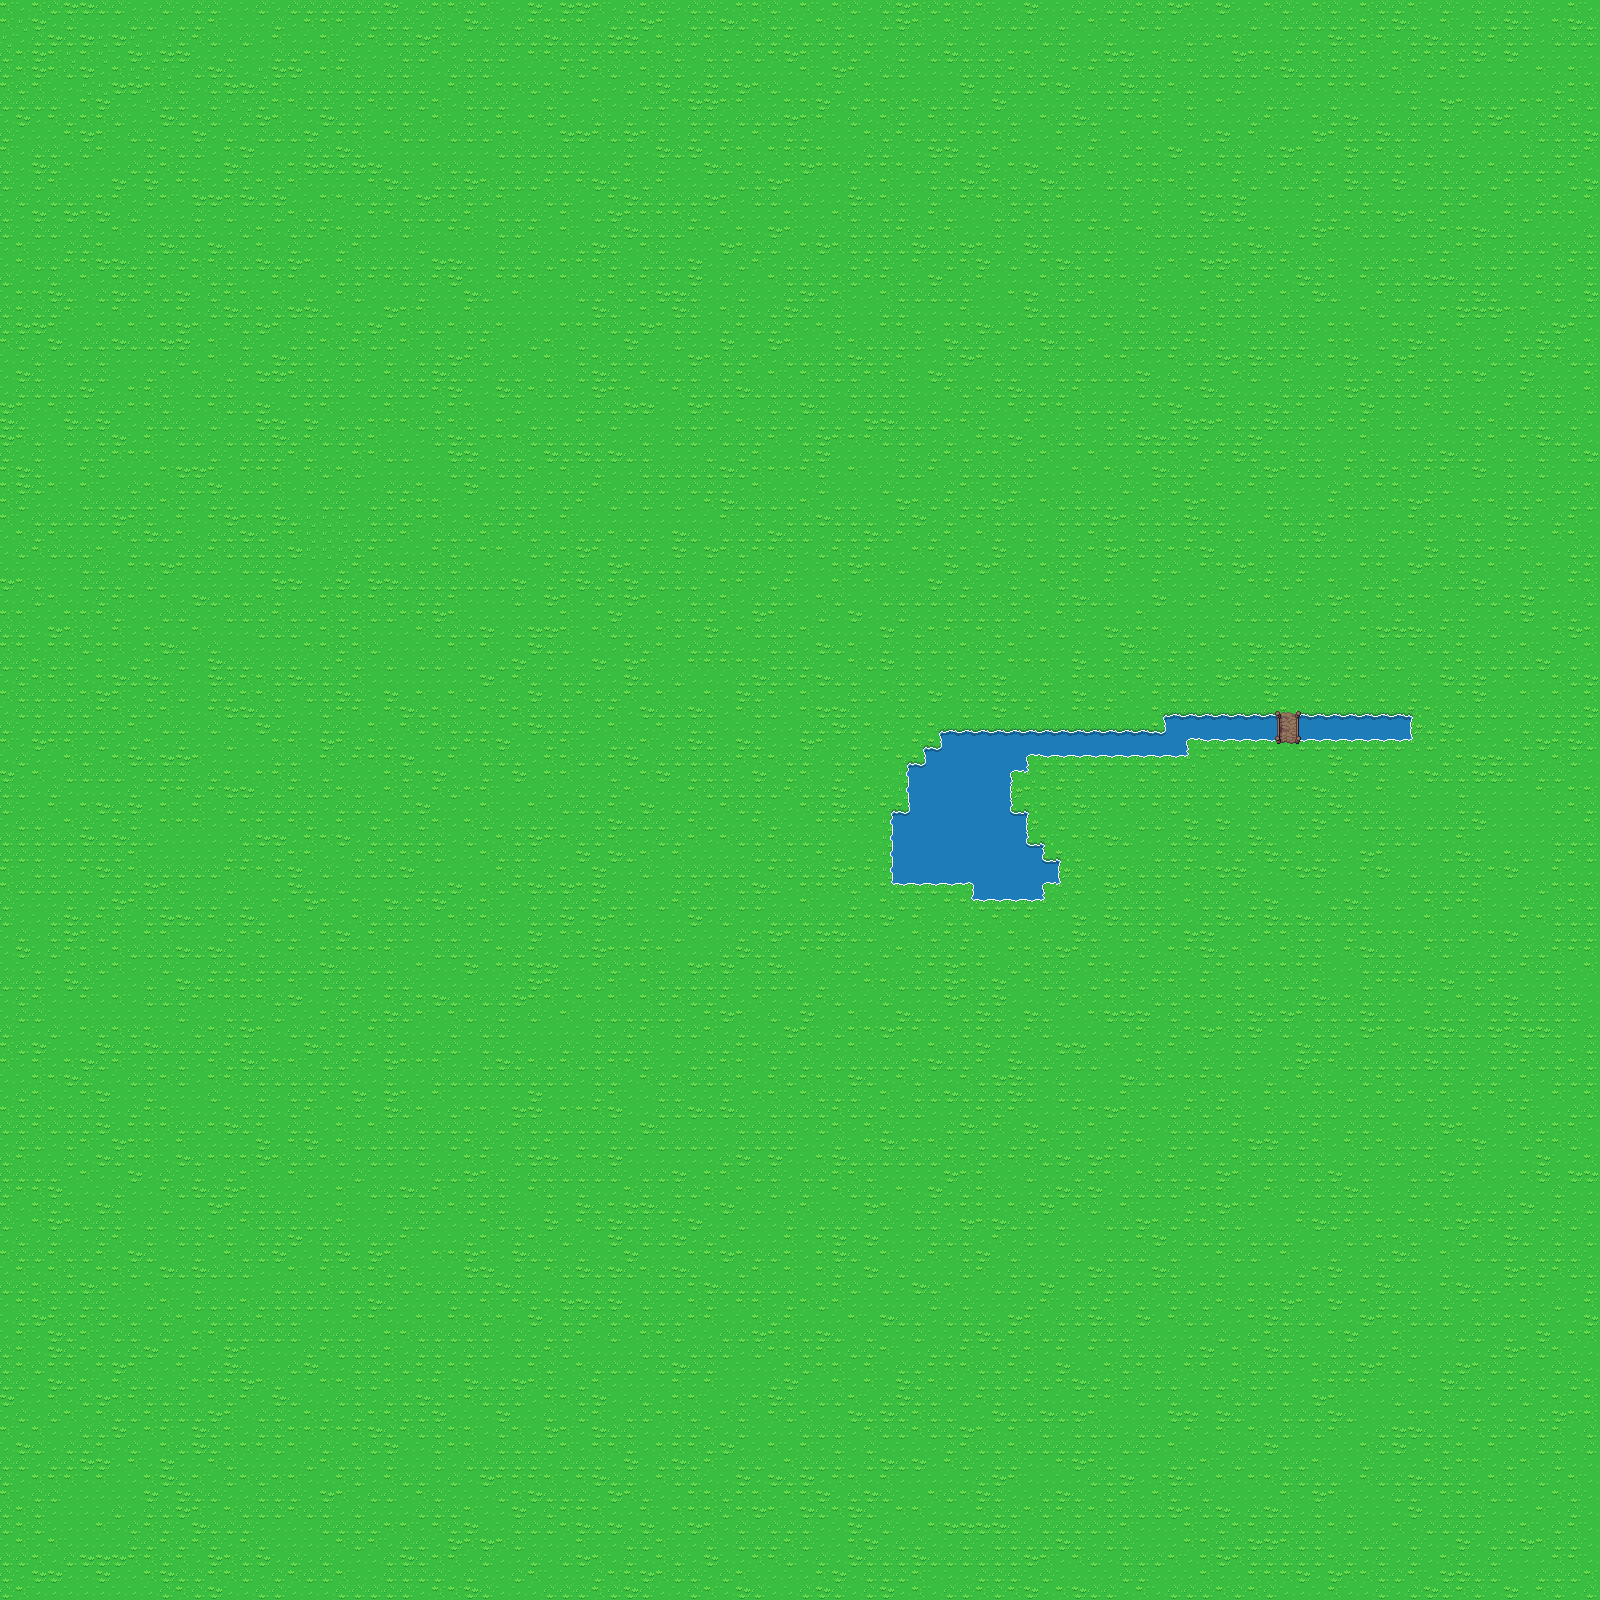

The image is a tile-based game level rendered from a .tmx file. Its description and source (layers, tilesets, objects; grid data summarised) follow:
An orthogonal 100x100 tile map with 16x16 px tiles, 2 tile layers (Tile Layer 1, Tile Layer 2).

<map version="1.2" tiledversion="2019.02.10" orientation="orthogonal" renderorder="left-down" width="100" height="100" tilewidth="16" tileheight="16" infinite="0" nextlayerid="3" nextobjectid="1">
 <tileset firstgid="1" source="overworld.tsx" />
 <layer id="1" name="Tile Layer 1" width="100" height="100">
  <data>[10000 cells, 10000 non-empty, 18 distinct tile ids]</data>
 </layer>
 <layer id="2" name="Tile Layer 2" width="100" height="100">
  <data>[10000 cells, 9 non-empty, 9 distinct tile ids]</data>
 </layer>
</map>
